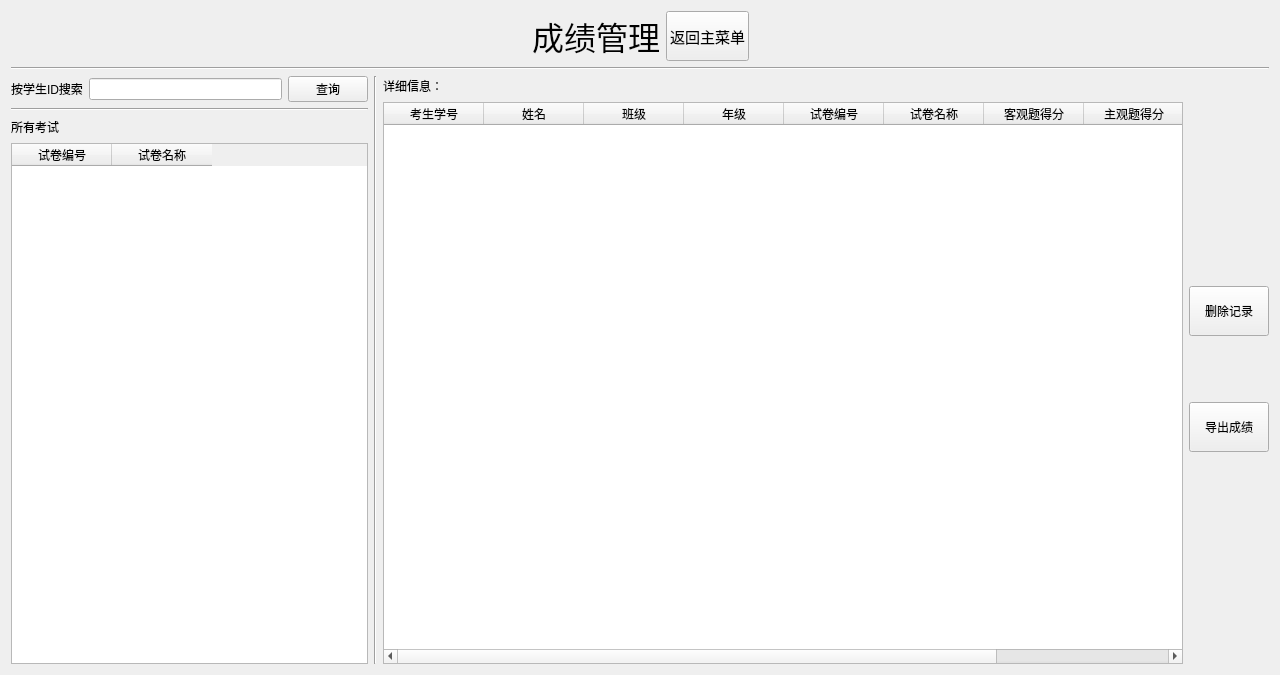
<?xml version="1.0" encoding="UTF-8"?>
<ui version="4.0">
 <class>ScoreManageUI</class>
 <widget class="QWidget" name="ScoreManageUI">
  <property name="geometry">
   <rect>
    <x>0</x>
    <y>0</y>
    <width>1280</width>
    <height>675</height>
   </rect>
  </property>
  <property name="windowTitle">
   <string>成绩管理界面</string>
  </property>
  <layout class="QGridLayout" name="gridLayout">
   <item row="0" column="0">
    <layout class="QVBoxLayout" name="verticalLayout_5">
     <item>
      <layout class="QHBoxLayout" name="horizontalLayout_5">
       <item>
        <spacer name="horizontalSpacer_3">
         <property name="orientation">
          <enum>Qt::Horizontal</enum>
         </property>
         <property name="sizeHint" stdset="0">
          <size>
           <width>40</width>
           <height>20</height>
          </size>
         </property>
        </spacer>
       </item>
       <item>
        <widget class="QLabel" name="label_3">
         <property name="font">
          <font>
           <family>微软雅黑</family>
           <pointsize>24</pointsize>
          </font>
         </property>
         <property name="text">
          <string>成绩管理</string>
         </property>
        </widget>
       </item>
       <item>
        <widget class="QPushButton" name="pushButton_back">
         <property name="minimumSize">
          <size>
           <width>83</width>
           <height>50</height>
          </size>
         </property>
         <property name="maximumSize">
          <size>
           <width>16777215</width>
           <height>1111</height>
          </size>
         </property>
         <property name="font">
          <font>
           <family>微软雅黑</family>
           <pointsize>11</pointsize>
           <weight>50</weight>
           <italic>false</italic>
           <bold>false</bold>
           <underline>false</underline>
           <strikeout>false</strikeout>
          </font>
         </property>
         <property name="layoutDirection">
          <enum>Qt::RightToLeft</enum>
         </property>
         <property name="text">
          <string>返回主菜单</string>
         </property>
        </widget>
       </item>
       <item>
        <spacer name="horizontalSpacer_4">
         <property name="orientation">
          <enum>Qt::Horizontal</enum>
         </property>
         <property name="sizeHint" stdset="0">
          <size>
           <width>40</width>
           <height>20</height>
          </size>
         </property>
        </spacer>
       </item>
      </layout>
     </item>
     <item>
      <widget class="Line" name="line_5">
       <property name="orientation">
        <enum>Qt::Horizontal</enum>
       </property>
      </widget>
     </item>
     <item>
      <layout class="QHBoxLayout" name="horizontalLayout_7">
       <item>
        <layout class="QVBoxLayout" name="verticalLayout_4">
         <item>
          <layout class="QHBoxLayout" name="horizontalLayout_6">
           <item>
            <layout class="QVBoxLayout" name="verticalLayout">
             <item>
              <layout class="QHBoxLayout" name="horizontalLayout">
               <item>
                <widget class="QLabel" name="label_5">
                 <property name="text">
                  <string>按学生ID搜索</string>
                 </property>
                </widget>
               </item>
               <item>
                <widget class="QLineEdit" name="lineEdit"/>
               </item>
              </layout>
             </item>
             <item>
              <layout class="QHBoxLayout" name="horizontalLayout_3"/>
             </item>
            </layout>
           </item>
           <item>
            <widget class="QPushButton" name="pushButton_search">
             <property name="sizePolicy">
              <sizepolicy hsizetype="Minimum" vsizetype="Preferred">
               <horstretch>0</horstretch>
               <verstretch>0</verstretch>
              </sizepolicy>
             </property>
             <property name="text">
              <string>查询</string>
             </property>
            </widget>
           </item>
          </layout>
         </item>
         <item>
          <widget class="Line" name="line_4">
           <property name="orientation">
            <enum>Qt::Horizontal</enum>
           </property>
          </widget>
         </item>
         <item>
          <layout class="QHBoxLayout" name="horizontalLayout_2">
           <item>
            <widget class="QLabel" name="label">
             <property name="text">
              <string>所有考试</string>
             </property>
            </widget>
           </item>
           <item>
            <spacer name="horizontalSpacer">
             <property name="orientation">
              <enum>Qt::Horizontal</enum>
             </property>
             <property name="sizeHint" stdset="0">
              <size>
               <width>40</width>
               <height>20</height>
              </size>
             </property>
            </spacer>
           </item>
          </layout>
         </item>
         <item>
          <widget class="QTableWidget" name="tableWidget_paper">
           <column>
            <property name="text">
             <string>试卷编号</string>
            </property>
           </column>
           <column>
            <property name="text">
             <string>试卷名称</string>
            </property>
           </column>
          </widget>
         </item>
        </layout>
       </item>
       <item>
        <widget class="Line" name="line_3">
         <property name="orientation">
          <enum>Qt::Vertical</enum>
         </property>
        </widget>
       </item>
       <item>
        <layout class="QVBoxLayout" name="verticalLayout_2">
         <item>
          <layout class="QHBoxLayout" name="horizontalLayout_4">
           <item>
            <widget class="QLabel" name="label_2">
             <property name="sizePolicy">
              <sizepolicy hsizetype="Preferred" vsizetype="Fixed">
               <horstretch>0</horstretch>
               <verstretch>0</verstretch>
              </sizepolicy>
             </property>
             <property name="text">
              <string>详细信息：</string>
             </property>
            </widget>
           </item>
           <item>
            <spacer name="horizontalSpacer_2">
             <property name="orientation">
              <enum>Qt::Horizontal</enum>
             </property>
             <property name="sizeHint" stdset="0">
              <size>
               <width>40</width>
               <height>20</height>
              </size>
             </property>
            </spacer>
           </item>
          </layout>
         </item>
         <item>
          <widget class="QTableWidget" name="tableWidget_Detail">
           <property name="sizePolicy">
            <sizepolicy hsizetype="Preferred" vsizetype="Expanding">
             <horstretch>0</horstretch>
             <verstretch>0</verstretch>
            </sizepolicy>
           </property>
           <property name="minimumSize">
            <size>
             <width>800</width>
             <height>0</height>
            </size>
           </property>
           <column>
            <property name="text">
             <string>考生学号</string>
            </property>
           </column>
           <column>
            <property name="text">
             <string>姓名</string>
            </property>
           </column>
           <column>
            <property name="text">
             <string>班级</string>
            </property>
           </column>
           <column>
            <property name="text">
             <string>年级</string>
            </property>
           </column>
           <column>
            <property name="text">
             <string>试卷编号</string>
            </property>
           </column>
           <column>
            <property name="text">
             <string>试卷名称</string>
            </property>
           </column>
           <column>
            <property name="text">
             <string>客观题得分</string>
            </property>
           </column>
           <column>
            <property name="text">
             <string>主观题得分</string>
            </property>
           </column>
           <column>
            <property name="text">
             <string>总分</string>
            </property>
           </column>
          </widget>
         </item>
        </layout>
       </item>
       <item>
        <layout class="QVBoxLayout" name="verticalLayout_3">
         <item>
          <spacer name="verticalSpacer">
           <property name="orientation">
            <enum>Qt::Vertical</enum>
           </property>
           <property name="sizeType">
            <enum>QSizePolicy::Fixed</enum>
           </property>
           <property name="sizeHint" stdset="0">
            <size>
             <width>20</width>
             <height>150</height>
            </size>
           </property>
          </spacer>
         </item>
         <item>
          <widget class="QPushButton" name="pushButton_delete">
           <property name="minimumSize">
            <size>
             <width>75</width>
             <height>50</height>
            </size>
           </property>
           <property name="text">
            <string>删除记录</string>
           </property>
          </widget>
         </item>
         <item>
          <widget class="QPushButton" name="pushButton_print">
           <property name="minimumSize">
            <size>
             <width>0</width>
             <height>50</height>
            </size>
           </property>
           <property name="text">
            <string>导出成绩</string>
           </property>
          </widget>
         </item>
         <item>
          <spacer name="verticalSpacer_3">
           <property name="orientation">
            <enum>Qt::Vertical</enum>
           </property>
           <property name="sizeType">
            <enum>QSizePolicy::Fixed</enum>
           </property>
           <property name="sizeHint" stdset="0">
            <size>
             <width>20</width>
             <height>150</height>
            </size>
           </property>
          </spacer>
         </item>
        </layout>
       </item>
      </layout>
     </item>
    </layout>
   </item>
  </layout>
 </widget>
 <resources/>
 <connections/>
</ui>
